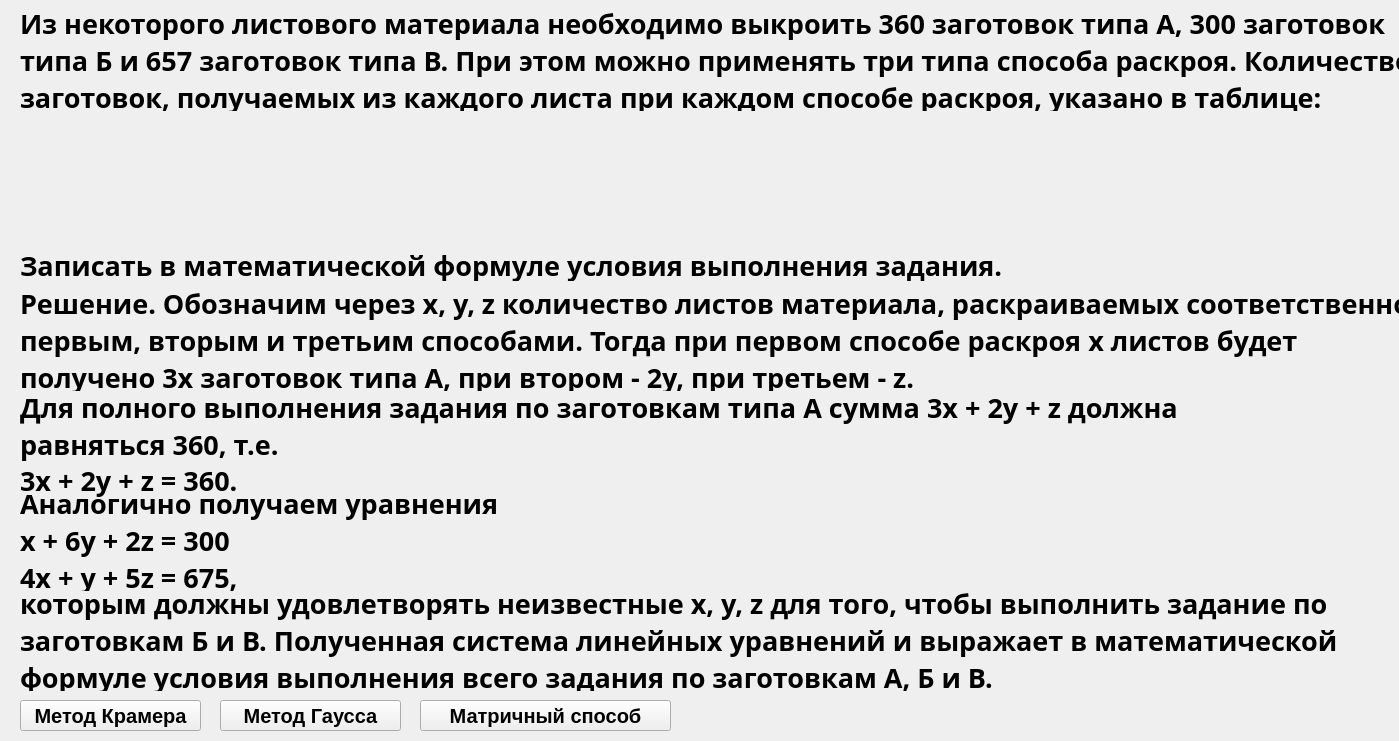
<?xml version="1.0" encoding="UTF-8"?>
<ui version="4.0">
 <class>MainWindow</class>
 <widget class="QMainWindow" name="MainWindow">
  <property name="geometry">
   <rect>
    <x>0</x>
    <y>0</y>
    <width>1399</width>
    <height>741</height>
   </rect>
  </property>
  <property name="minimumSize">
   <size>
    <width>1399</width>
    <height>741</height>
   </size>
  </property>
  <property name="maximumSize">
   <size>
    <width>1399</width>
    <height>741</height>
   </size>
  </property>
  <property name="windowTitle">
   <string>MainWindow</string>
  </property>
  <widget class="QWidget" name="centralwidget">
   <widget class="QLabel" name="label1">
    <property name="geometry">
     <rect>
      <x>20</x>
      <y>10</y>
      <width>1401</width>
      <height>101</height>
     </rect>
    </property>
    <property name="maximumSize">
     <size>
      <width>700000</width>
      <height>16777215</height>
     </size>
    </property>
    <property name="font">
     <font>
      <family>Microsoft Tai Le</family>
      <pointsize>20</pointsize>
      <weight>75</weight>
      <bold>true</bold>
     </font>
    </property>
    <property name="text">
     <string>Из некоторого листового материала необходимо выкроить 360 заготовок типа А, 300 заготовок
типа Б и 657 заготовок типа В. При этом можно применять три типа способа раскроя. Количество
заготовок, получаемых из каждого листа при каждом способе раскроя, указано в таблице:</string>
    </property>
   </widget>
   <widget class="QLabel" name="label2">
    <property name="geometry">
     <rect>
      <x>20</x>
      <y>250</y>
      <width>1091</width>
      <height>31</height>
     </rect>
    </property>
    <property name="font">
     <font>
      <family>Microsoft Tai Le</family>
      <pointsize>20</pointsize>
      <weight>75</weight>
      <bold>true</bold>
     </font>
    </property>
    <property name="text">
     <string>Записать в математической формуле условия выполнения задания.</string>
    </property>
   </widget>
   <widget class="QLabel" name="label1_2">
    <property name="geometry">
     <rect>
      <x>20</x>
      <y>290</y>
      <width>1391</width>
      <height>101</height>
     </rect>
    </property>
    <property name="font">
     <font>
      <family>Microsoft Tai Le</family>
      <pointsize>20</pointsize>
      <weight>75</weight>
      <bold>true</bold>
     </font>
    </property>
    <property name="text">
     <string>Решение. Обозначим через x, y, z количество листов материала, раскраиваемых соответственно
первым, вторым и третьим способами. Тогда при первом способе раскроя x листов будет
получено 3x заготовок типа А, при втором - 2y, при третьем - z.</string>
    </property>
   </widget>
   <widget class="QLabel" name="label2_2">
    <property name="geometry">
     <rect>
      <x>20</x>
      <y>390</y>
      <width>1361</width>
      <height>71</height>
     </rect>
    </property>
    <property name="font">
     <font>
      <family>Microsoft Tai Le</family>
      <pointsize>20</pointsize>
      <weight>75</weight>
      <bold>true</bold>
     </font>
    </property>
    <property name="text">
     <string>Для полного выполнения задания по заготовкам типа А сумма 3x + 2y + z должна
равняться 360, т.е.</string>
    </property>
   </widget>
   <widget class="QLabel" name="label">
    <property name="geometry">
     <rect>
      <x>20</x>
      <y>460</y>
      <width>451</width>
      <height>41</height>
     </rect>
    </property>
    <property name="font">
     <font>
      <family>Microsoft Tai Le</family>
      <pointsize>20</pointsize>
      <weight>75</weight>
      <bold>true</bold>
     </font>
    </property>
    <property name="text">
     <string>3x + 2y + z = 360.</string>
    </property>
   </widget>
   <widget class="QLabel" name="label_2">
    <property name="geometry">
     <rect>
      <x>20</x>
      <y>490</y>
      <width>591</width>
      <height>101</height>
     </rect>
    </property>
    <property name="font">
     <font>
      <family>Microsoft Tai Le</family>
      <pointsize>20</pointsize>
      <weight>75</weight>
      <bold>true</bold>
     </font>
    </property>
    <property name="text">
     <string>Аналогично получаем уравнения
x + 6y + 2z = 300
4x + y + 5z = 675,</string>
    </property>
   </widget>
   <widget class="QLabel" name="label1_3">
    <property name="geometry">
     <rect>
      <x>20</x>
      <y>590</y>
      <width>1391</width>
      <height>101</height>
     </rect>
    </property>
    <property name="font">
     <font>
      <family>Microsoft Tai Le</family>
      <pointsize>20</pointsize>
      <weight>75</weight>
      <bold>true</bold>
     </font>
    </property>
    <property name="text">
     <string>которым должны удовлетворять неизвестные x, y, z для того, чтобы выполнить задание по
заготовкам Б и В. Полученная система линейных уравнений и выражает в математической
формуле условия выполнения всего задания по заготовкам А, Б и В.</string>
    </property>
   </widget>
   <widget class="QPushButton" name="pushButton_Cramer">
    <property name="geometry">
     <rect>
      <x>20</x>
      <y>700</y>
      <width>181</width>
      <height>31</height>
     </rect>
    </property>
    <property name="font">
     <font>
      <pointsize>15</pointsize>
      <weight>75</weight>
      <bold>true</bold>
     </font>
    </property>
    <property name="text">
     <string>Метод Крамера</string>
    </property>
   </widget>
   <widget class="QPushButton" name="pushButton_Gauss">
    <property name="geometry">
     <rect>
      <x>220</x>
      <y>700</y>
      <width>181</width>
      <height>31</height>
     </rect>
    </property>
    <property name="font">
     <font>
      <pointsize>15</pointsize>
      <weight>75</weight>
      <bold>true</bold>
     </font>
    </property>
    <property name="text">
     <string>Метод Гаусса</string>
    </property>
   </widget>
   <widget class="QLabel" name="label_3">
    <property name="geometry">
     <rect>
      <x>60</x>
      <y>110</y>
      <width>391</width>
      <height>141</height>
     </rect>
    </property>
    <property name="font">
     <font>
      <family>Microsoft Tai Le</family>
      <pointsize>20</pointsize>
     </font>
    </property>
    <property name="text">
     <string/>
    </property>
    <property name="pixmap">
     <pixmap resource="x.qrc">:/newPrefix/table.png</pixmap>
    </property>
   </widget>
   <widget class="QPushButton" name="pushButton_Matrix">
    <property name="geometry">
     <rect>
      <x>420</x>
      <y>700</y>
      <width>251</width>
      <height>31</height>
     </rect>
    </property>
    <property name="font">
     <font>
      <pointsize>15</pointsize>
      <weight>75</weight>
      <bold>true</bold>
     </font>
    </property>
    <property name="text">
     <string>Матричный способ</string>
    </property>
   </widget>
  </widget>
 </widget>
 <resources>
  <include location="x.qrc"/>
 </resources>
 <connections/>
</ui>
